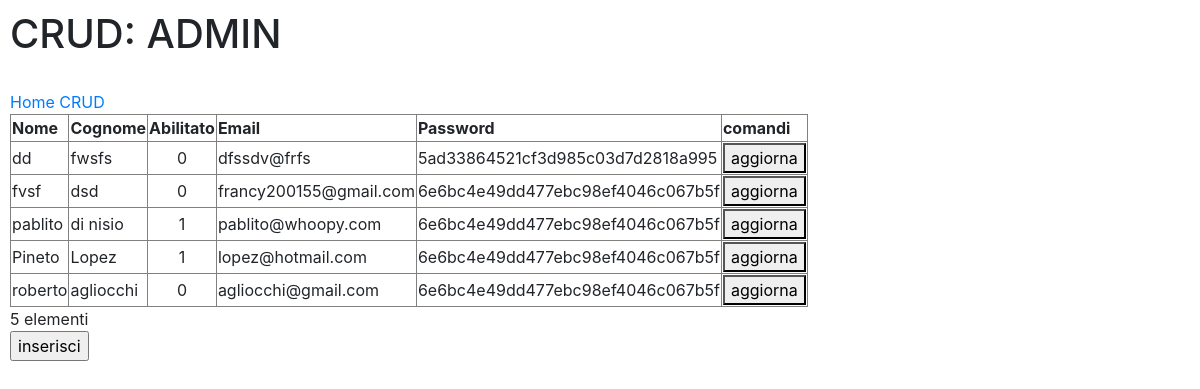
Screenshot of /admin/crud_admin.php (signed in) with the database file from the repository.
### tables this page shows
CREATE TABLE IF NOT EXISTS `tp_admin` (
  `pk` int(11) NOT NULL AUTO_INCREMENT,
  `nome` varchar(20) NOT NULL,
  `cognome` varchar(20) NOT NULL,
  `is_enabled` tinyint(1) NOT NULL,
  `email` varchar(100) NOT NULL,
  `password` varchar(32) NOT NULL,
  PRIMARY KEY (`pk`)
);

### admin/crud_admin.php (the view, shortened to what this page needs)
<?php
$conn = new mysqli($CONFIG["db-host"], $CONFIG["db-user"], $CONFIG["db-pass"], $CONFIG["db-name"]);
if(isset($_SESSION["pkb"])){
?>
<!DOCTYPE html>
<html>
	<head>
        <link rel="stylesheet" href="https://stackpath.bootstrapcdn.com/bootstrap/4.3.1/css/bootstrap.min.css">
</head>
<body>
<h1>CRUD: ADMIN</h1>
<br><a href="http://frankmoses.altervista.org/wapp/toplay/admin/index.php">Home CRUD</a><br>
<?php
$sql = "
		SELECT  a.nome as 'Nome',a.cognome as 'Cognome',a.pk as 'pk',  a.is_enabled as 'Abilitato', a.email as 'Email', a.password AS 'Password'
		FROM 	tp_admin a
       order by a.nome ASC
        ";
$result = $conn->query($sql);
if ($result->num_rows > 0) {
?>
	<table border='1'>
      <tr>
        <th>Nome</th>
        <th>Cognome</th>
        <th>Abilitato</th>
        <th>Email</th>
        <th>Password</th>
        <th>comandi</th>
      </tr>
<?php
	while($row = $result->fetch_assoc()) {
?>
		<tr>
          <td	id	= 'nome_<?php echo $row["pk"]; ?>'
          		name= 'nome_<?php echo $row["pk"]; ?>'><?php echo $row["Nome"]; ?></td>
          <td	id	= 'cognome_<?php echo $row["pk"]; ?>'
          		name= 'cognome_<?php echo $row["pk"]; ?>'><?php echo $row["Cognome"]; ?></td>
           <td align="center"	id	= 'abilitato_<?php echo $row["pk"]; ?>'
          		name= 'abilitato_<?php echo $row["pk"]; ?>'><?php echo $row["Abilitato"]; ?></td>
          <td	id	= 'email_<?php echo $row["pk"]; ?>'
                name= 'email_<?php echo $row["pk"]; ?>'><?php echo $row["Email"]; ?></td>
          <td	id	= 'passw_<?php echo $row["pk"]; ?>'
                name= 'passw_<?php echo $row["pk"]; ?>'><?php echo $row["Password"]; ?></td>
          <td>
            <button onclick="aggiorna('<?php echo $row["pk"]?>')">aggiorna</button>
          </td>
		</tr>
<?php
	}
?>
	</table>
<?php
	}
?>
<?php echo $result->num_rows; ?> elementi<br>
<input type = "button"
id = "btn_cmd"
name = "btn_cmd"
value = "inserisci"
onclick = "inserisci();">
</body>
</html>
<?php
}
?>

### admin/crud_admin.php (style rules this page uses)
body { padding:10px; }

### rows the page displays
tp_admin: nome "dd", cognome "fwsfs", is_enabled "0", email "dfssdv@frfs", password "5ad33864521cf3d985c03d7d2818a995"
tp_admin: nome "fvsf", cognome "dsd", is_enabled "0", email "francy200155@gmail.com", password "6e6bc4e49dd477ebc98ef4046c067b5f", pk "5"
tp_admin: nome "pablito", cognome "di nisio", is_enabled "1", email "pablito@whoopy.com", password "6e6bc4e49dd477ebc98ef4046c067b5f"
tp_admin: nome "Pineto", cognome "Lopez", is_enabled "1", email "lopez@hotmail.com", password "6e6bc4e49dd477ebc98ef4046c067b5f"
tp_admin: nome "roberto", cognome "agliocchi", is_enabled "0", email "agliocchi@gmail.com", password "6e6bc4e49dd477ebc98ef4046c067b5f"
